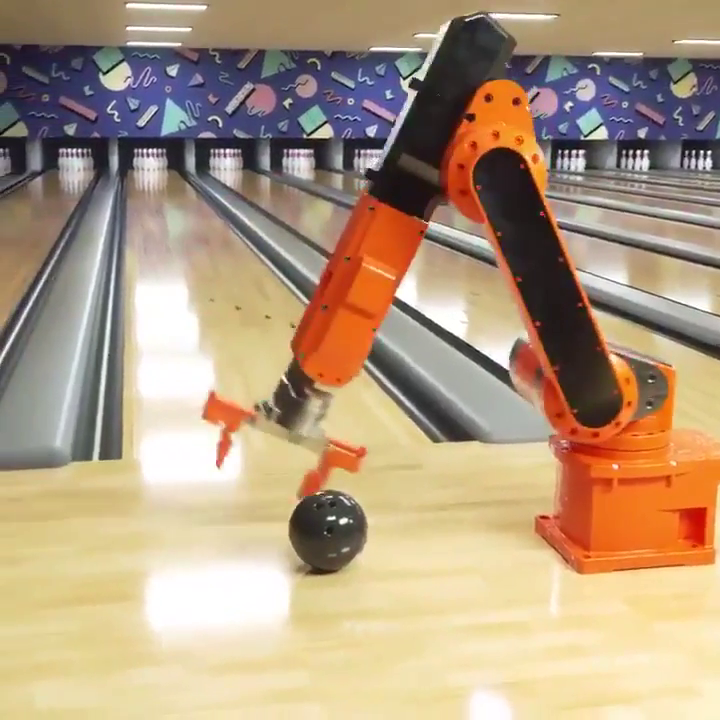
#> input picture frame 30 of Data/in/bowling.mp4, 720 x 720 px, given in place of slow.flv, which was not available
$ python 1_Camshift.py
#> lines starting #> are read from the running program, lines starting #| are printed output that depends on the picture; after the words box and inside, x2 and y2 are one past the last pixel; in counts of white or black regions, pixels touching at a corner belong together; pictures that were not available may be replaced by others from this repository, and a replacement may not be noted
import numpy as np
import cv2 as cv

cap = cv.VideoCapture('../../Data/in/slow.flv')
# take first frame of the video
ret, frame = cap.read()
#> frame is the input picture: shape (720, 720, 3); mean B, G, R 128.4, 154.7, 177.9
# setup initial location of window
r, h, c, w = 160, 90, 225, 125  # simply hardcoded the values
track_window = (c, r, w, h)
# set up the ROI for tracking
roi = frame[r:r + h, c:c + w]
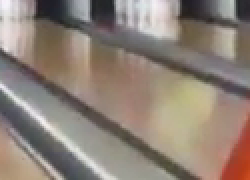
#> roi: shape (90, 125, 3) (shown 2 times larger); mean B, G, R 119.2, 129.5, 142.4
hsv_roi = cv.cvtColor(roi, cv.COLOR_BGR2HSV)
#> hsv_roi: shape (90, 125, 3); mean H, S, V 41.3, 44.3, 143.3
mask = cv.inRange(hsv_roi, np.array((0., 60., 32.)), np.array((180., 255., 255.)))
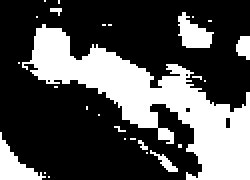
#> mask: shape (90, 125) (shown 2 times larger); 31.9% white; 27 white regions (22 under 20 px), largest, box (x1, y1, x2, y2) and area: (11, 12, 125, 90) 2987, (0, 66, 23, 90) 224, (89, 6, 107, 24) 190, (118, 18, 125, 30) 66, (75, 75, 89, 86) 49
roi_hist = cv.calcHist([hsv_roi], [0], mask, [180], [0, 180])
#> roi_hist = 180 values, max 362 at index 16, min 0 at index 29, mean 19.92
cv.normalize(roi_hist, roi_hist, 0, 255, cv.NORM_MINMAX)
# Setup the termination criteria, either 10 iteration or move by atleast 1 pt
term_crit = (cv.TERM_CRITERIA_EPS | cv.TERM_CRITERIA_COUNT, 10, 1)
while True:
    ret, frame = cap.read()
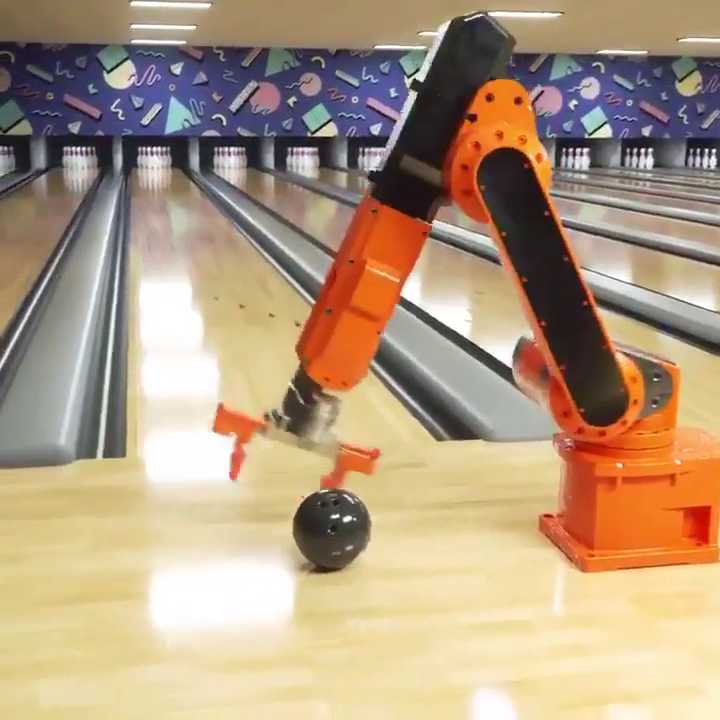
#> input picture frame 31 of Data/in/bowling.mp4, 720 x 720 px, given in place of slow.flv, which was not available
#> frame is the input picture: shape (720, 720, 3); mean B, G, R 128.5, 154.7, 178
    if ret == True:
        hsv = cv.cvtColor(frame, cv.COLOR_BGR2HSV)
#> hsv: shape (720, 720, 3); mean H, S, V 40.7, 77.9, 181.7
        dst = cv.calcBackProject([hsv], [0], roi_hist, [0, 180], 1)
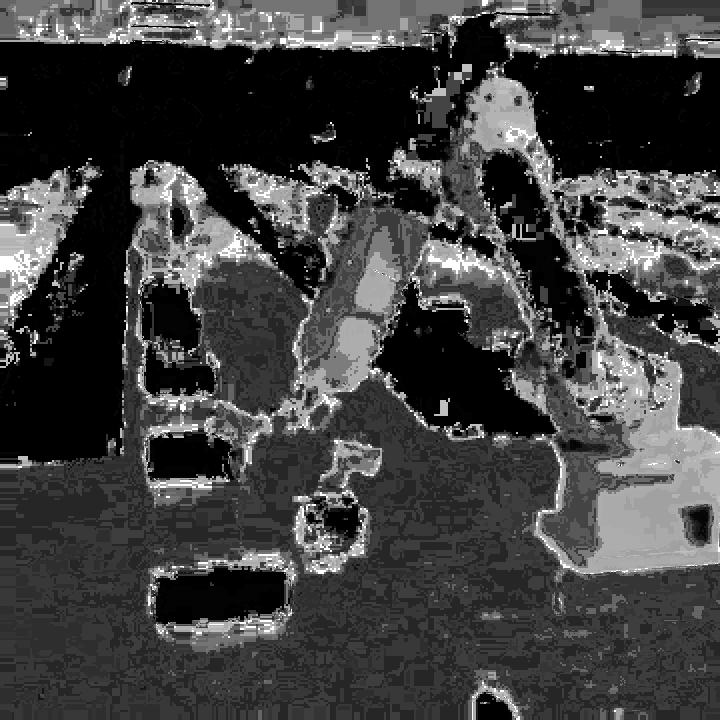
#> dst: shape (720, 720); min 0, max 255, mean 64.4
        # apply meanshift to get the new location
        ret, track_window = cv.CamShift(dst, track_window, term_crit)
#> ret = ((289.5, 211), (109.5, 166.2), 79.31); track_window = (207, 156, 165, 110)
        # Draw it on image
        pts = cv.boxPoints(ret)
#> pts = [[197.7, 172.6], [361, 141.8], [381.3, 249.4], [218, 280.2]]
        pts = np.int0(pts)
#> pts = [[197, 172], [360, 141], [381, 249], [218, 280]]
        img2 = cv.polylines(frame, [pts], True, 255, 2)
        cv.imshow('img2', img2)
        k = cv.waitKey(60) & 0xff
#> (key Esc is pressed here)
        if k == 27:
            break
    else:
        break
cv.destroyAllWindows()
cap.release()

$ run again, starting later in the video
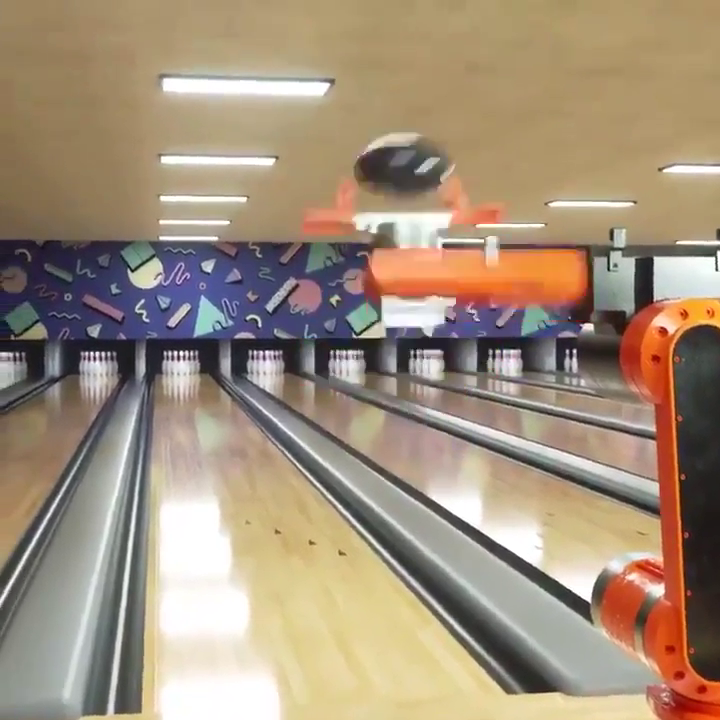
#> input picture frame 135 of Data/in/bowling.mp4, 720 x 720 px, given in place of slow.flv, which was not available
#> frame is the input picture: shape (720, 720, 3); mean B, G, R 123.2, 143.9, 162
#> hsv_roi: shape (90, 125, 3); mean H, S, V 23.3, 83.6, 170.6
#> `mask = cv.inRange(hsv_roi, np.array((0., 60., 32.)), np.array((180., 2..`:
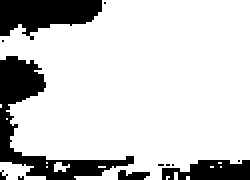
#> mask: shape (90, 125) (shown 2 times larger); 81.3% white; 12 black regions (8 under 20 px), largest, box (x1, y1, x2, y2) and area: (0, 28, 67, 90) 1006, (0, 0, 51, 20) 678, (81, 80, 125, 90) 334, (59, 85, 75, 90) 58
#> roi_hist = 180 values, max 2148 at index 18, min 0 at index 4, mean 50.83
#> hsv: shape (720, 720, 3); mean H, S, V 36.9, 69.5, 164.9
#> `dst = cv.calcBackProject([hsv], [0], roi_hist, [0, 180], 1)`:
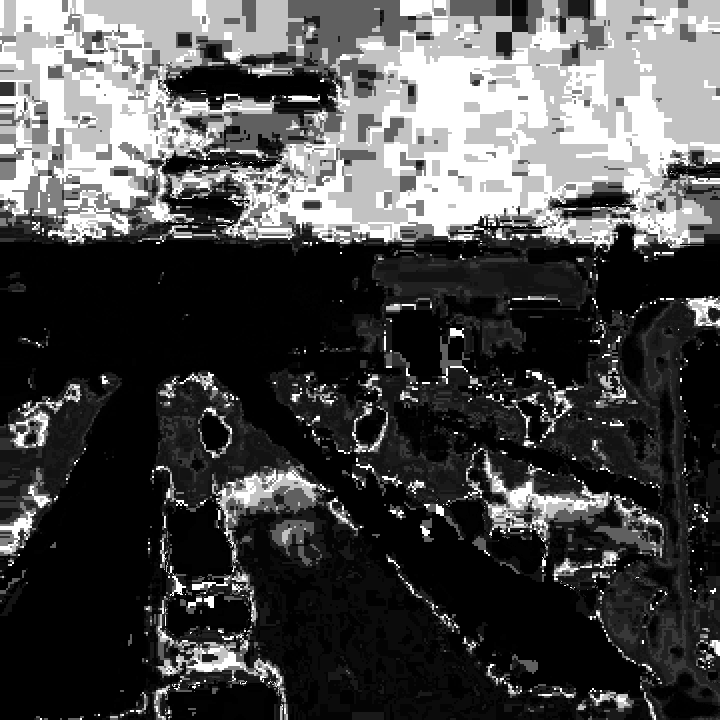
#> dst: shape (720, 720); min 0, max 255, mean 74.4
#> ret = ((321, 194.5), (109.4, 164.2), 86.87); track_window = (238, 139, 166, 111)
#> `pts = cv.boxPoints(ret)`: pts = [[236.1, 144.3], [400, 135.4], [405.9, 244.7], [242, 253.6]]
#> `pts = np.int0(pts)`: pts = [[236, 144], [399, 135], [405, 244], [242, 253]]

$ run again, starting later in the video
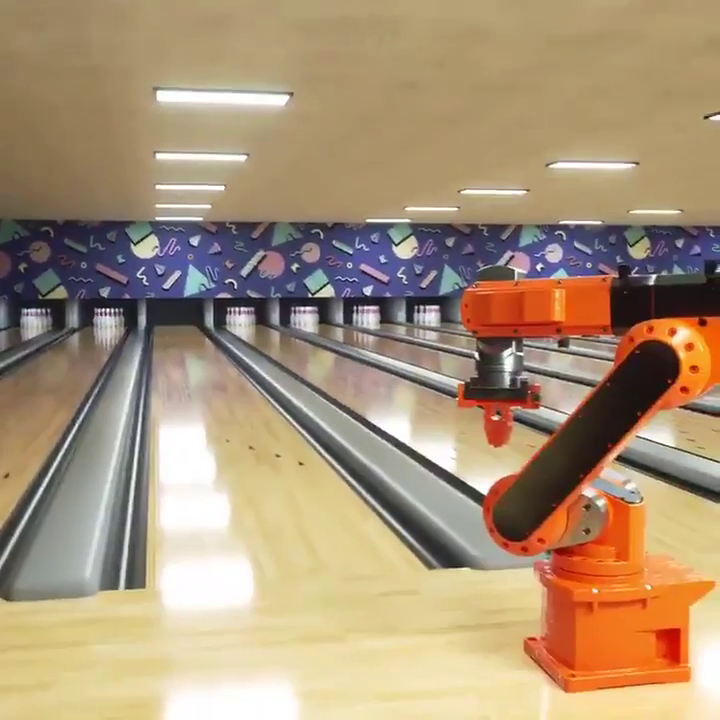
#> input picture frame 241 of Data/in/bowling.mp4, 720 x 720 px, given in place of slow.flv, which was not available
#> frame is the input picture: shape (720, 720, 3); mean B, G, R 119.6, 147.5, 170.3
#> hsv_roi: shape (90, 125, 3); mean H, S, V 45.3, 80.6, 143.2
#> `mask = cv.inRange(hsv_roi, np.array((0., 60., 32.)), np.array((180., 2..`:
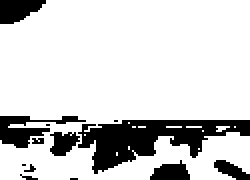
#> mask: shape (90, 125) (shown 2 times larger); 82.3% white; 13 black regions (7 under 20 px), largest, box (x1, y1, x2, y2) and area: (39, 60, 125, 87) 1112, (0, 58, 43, 74) 280, (0, 0, 23, 12) 199, (75, 80, 95, 90) 136, (25, 66, 40, 78) 122, (107, 80, 125, 90) 98
#> roi_hist = 180 values, max 3553 at index 18, min 0 at index 1, mean 51.42
#> hsv: shape (720, 720, 3); mean H, S, V 36.2, 82.1, 174
#> `dst = cv.calcBackProject([hsv], [0], roi_hist, [0, 180], 1)`:
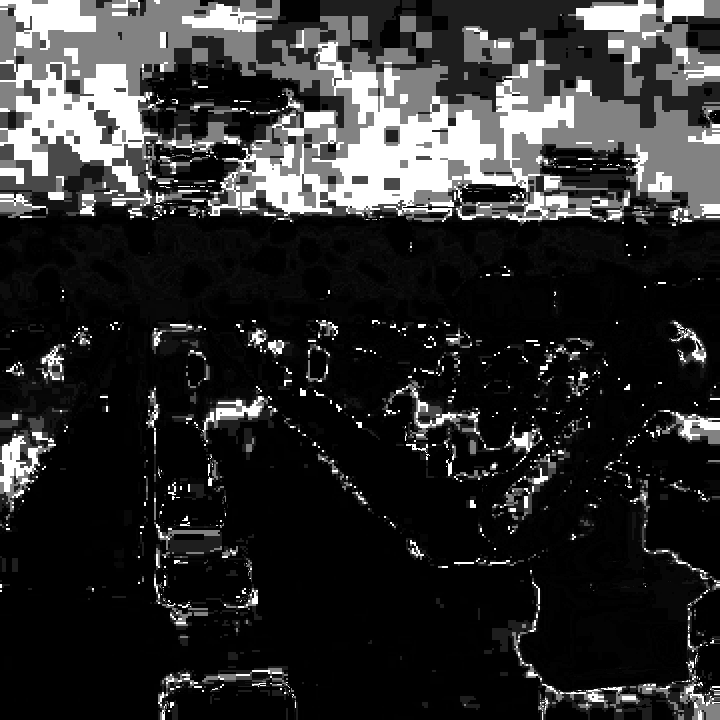
#> dst: shape (720, 720); min 0, max 255, mean 46.1
#> ret = ((323, 168), (107.3, 165.8), 82.76); track_window = (240, 114, 166, 108)
#> `pts = cv.boxPoints(ret)`: pts = [[234, 125.2], [398.5, 104.3], [412, 210.8], [247.5, 231.7]]
#> `pts = np.int0(pts)`: pts = [[234, 125], [398, 104], [411, 210], [247, 231]]
